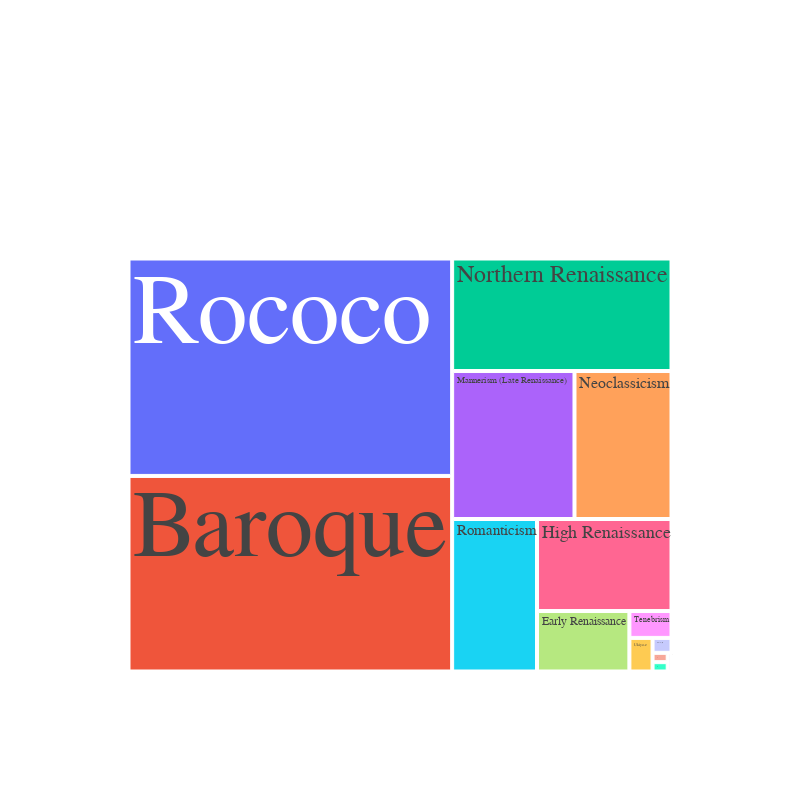

Notebook cell for this chart:
### Markdown cell above
#### Styles Distribution

### Code cell
sytle_dist = portrait_info.groupby('style').count()[['artist']]
sytle_dist.reset_index(inplace=True)
fig2 = px.treemap(sytle_dist, path=['style'], values = 'artist', width=800, height=800)
fig2.update_layout(
    font=dict(
        family="Courier New, monospace",
        size=100,
        color="RebeccaPurple"
    )
)
fig2.show()

### Figure 1 — Plotly figure (JSON) as saved in the notebook; plotly's stock layout.template omitted (floating-point values rounded to 4 significant figures)
{"data": [{"branchvalues": "total", "domain": {"x": [0, 1], "y": [0, 1]}, "hovertemplate": "labels=%{label}<br>artist=%{value}<br>parent=%{parent}<br>id=%{id}<extra></extra>", "ids": ["Baroque", "Classicism", "Early Renaissance", "Gongbi", "High Renaissance", "Ink and wash painting", "Mannerism (Late Renaissance)", "Naïve Art (Primitivism)", "Neoclassicism", "Northern Renaissance", "Rococo", "Romanticism", "Tenebrism", "Ukiyo-e"], "labels": ["Baroque", "Classicism", "Early Renaissance", "Gongbi", "High Renaissance", "Ink and wash painting", "Mannerism (Late Renaissance)", "Naïve Art (Primitivism)", "Neoclassicism", "Northern Renaissance", "Rococo", "Romanticism", "Tenebrism", "Ukiyo-e"], "name": "", "parents": ["", "", "", "", "", "", "", "", "", "", "", "", "", ""], "type": "treemap", "values": [895, 2, 79, 1, 175, 4, 256, 2, 203, 349, 995, 183, 16, 11]}], "layout": {"font": {"color": "RebeccaPurple", "family": "Courier New, monospace", "size": 100}, "height": 800, "legend": {"tracegroupgap": 0}, "margin": {"t": 60}, "width": 800}}
